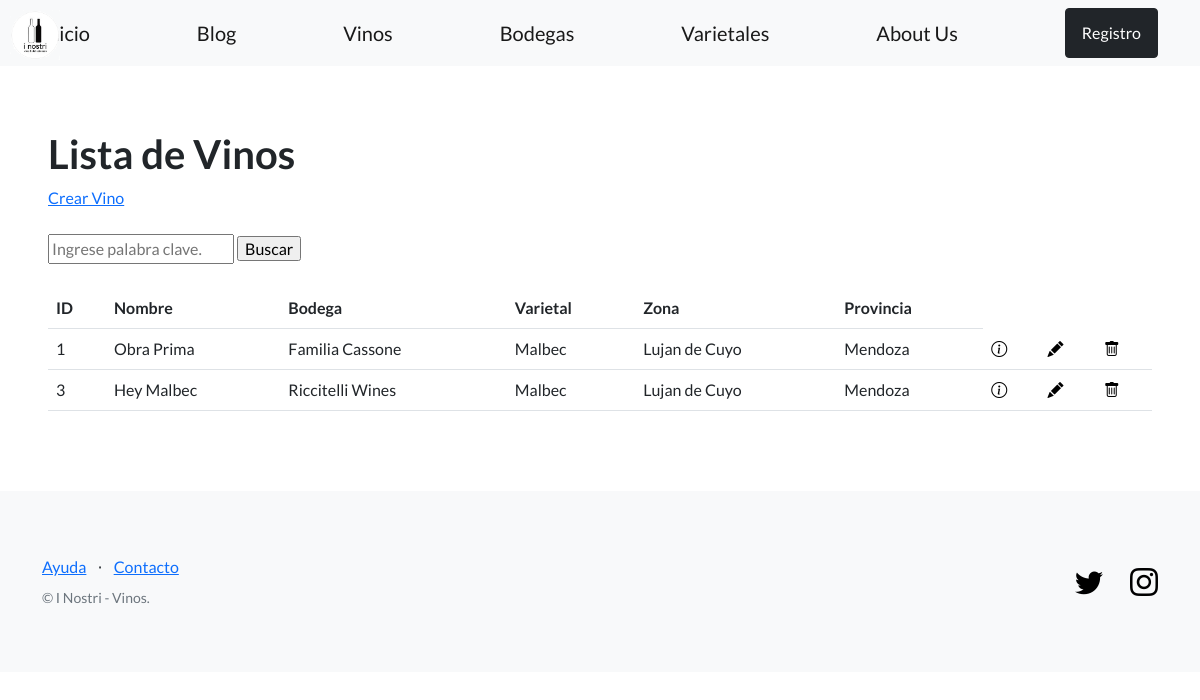
The page /inostri/vinos/ on the database its author committed.
### app_inostri/models.py (models this page shows, shortened)
class Vino(models.Model):
    nombre = models.CharField(max_length=64)
    bodega = models.CharField(max_length=64)
    varietal = models.CharField(max_length=64)
    cosecha = models.IntegerField()
    zona = models.CharField(max_length=64)
    provincia = models.CharField(max_length=64)

### app_inostri/views.py (the view)
# urls.py: path('vinos/', VinoListView.as_view(), name='lista_vinos'),
class VinoListView(ListView):
    model = Vino
    template_name = 'app_inostri/lista_vinos.html'

### app_inostri/templates/app_inostri/lista_vinos.html (shortened to what this page needs)
{% extends "app_inostri/base.html" %}
{% block contenido %}
<section>
  <div>
    <h1>Lista de Vinos</h1>
    <a href="{% url 'crear_vino' %}">Crear Vino</a>
    <br>
    <br>
    <form action="{% url 'buscar_vino' %}" method="GET">
      <input name="q" type="text" placeholder="Ingrese palabra clave.">
      <input type="submit" value="Buscar">
    </form>
    <br>
    <table class="table">
      <tbody>
        <tr>
          <th>ID</th>
          <th>Nombre</th>
          <th>Bodega</th>
          <th>Varietal</th>
          <th>Zona</th>
          <th>Provincia</th>
        </tr>
        {% for vino in object_list %}
        <tr>
          <td>{{ vino.id }}</td>
          <td>{{ vino.nombre }}</td>
          <td>{{ vino.bodega }}</td>
          <td>{{ vino.varietal }}</td>
          <td>{{ vino.zona }}</td>
          <td>{{ vino.provincia }}</td>
          <td>
            <a href="{% url 'ver_vino' vino.id %}">
            <span class='bi bi-info-circle' style="color: black;"></span>
            </a>
          </td>
          <td>
            <a href="{% url 'editar_vino' vino.id %}">
              <span class='bi bi-pencil-fill' style="color: black;"></span>
            </a>
          </td>
          <td>
            <a href="{% url 'eliminar_vino' vino.id %}">
              <i class="bi bi-trash" style="color: black;"></i>
            </a>
          </td>
        </tr>
        {% endfor %}
      </tbody>
    </table>
  </div>
 </section>
 {% endblock contenido %}

### rows shown on the page
Vino: id "1", nombre "Obra Prima", bodega "Familia Cassone", varietal "Malbec", zona "Lujan de Cuyo", provincia "Mendoza"
Vino: id "3", nombre "Hey Malbec", bodega "Riccitelli Wines", varietal "Malbec", zona "Lujan de Cuyo", provincia "Mendoza"
